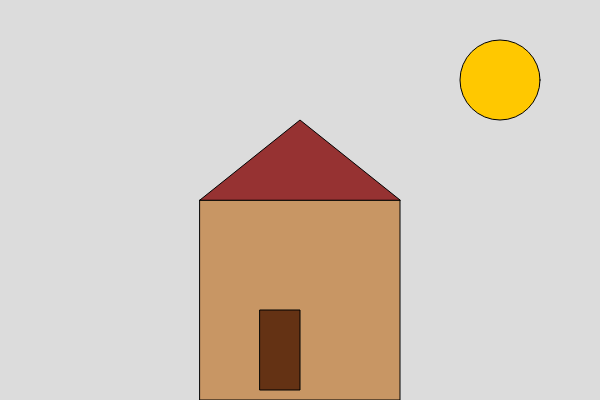
Frame 1 (no input)
Frame 60 (no input): identical to frame 1, image omitted
Frame 120 (the mouse pressed at the canvas centre since frame 60): identical to frame 1, image omitted

The p5.js sketch that drew this single still picture (run headless with seeded random() and noise() and a simulated clock; from frame 60 on, the mouse is pressed at the canvas centre):

// p5.js sketch
// ── sketch.js

function setup() {
  createCanvas(600, 400);
}

function draw() {
   background(220);
   // base
   fill(200,150,100);
   rect(200, 200, 200);
   
   //techo
   fill(150,50,50);
   triangle(200, 200, 300, 120, 400, 200);

   // puerta
  fill(100,50,20);
  rect(260, 310, 40, 80);

  //sol
  fill(255, 200, 0);
  circle(500,80,80)
}
